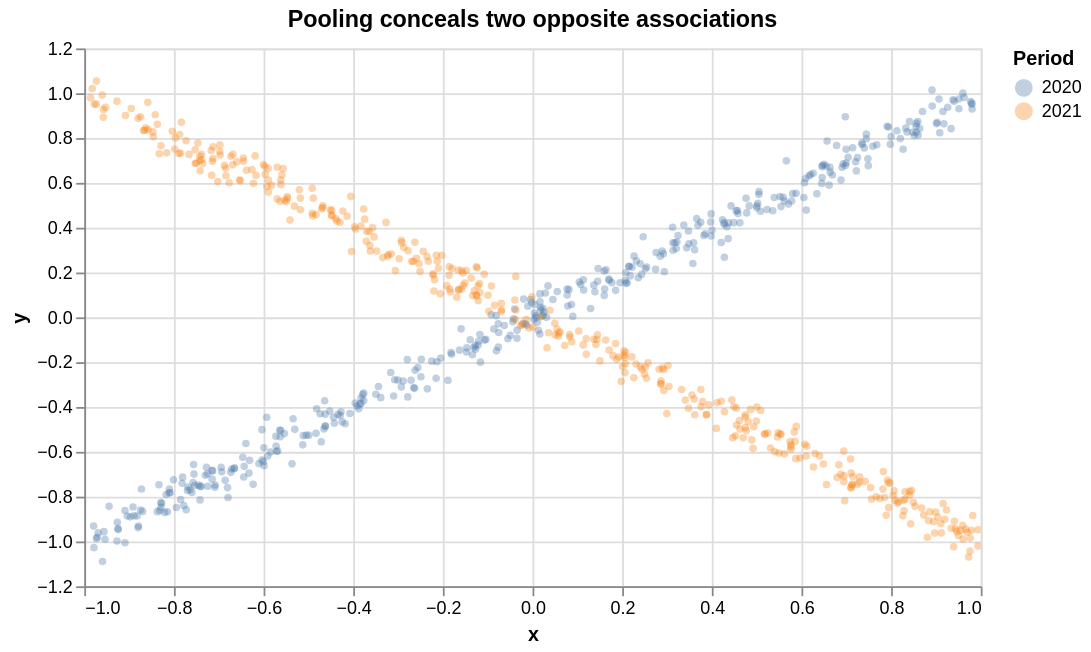

Notebook code for this chart:
### Code cell
import altair as alt
(alt.Chart(df).mark_circle(size=18, opacity=0.35)
 .encode(x="x:Q", y="y:Q", color=alt.Color("year:N", title="Period"),
         tooltip=["year:N", "x:Q", "y:Q"])
 .properties(title="Pooling conceals two opposite associations", width=500, height=300)
 .interactive())

### Figure 1 — Vega-Lite specification as saved in the notebook (floating-point values rounded to 4 significant figures; data arrays with more than 128 entries replaced by an {"elided": "..."} marker saying what was removed)
{"config": {"view": {"continuousWidth": 300, "continuousHeight": 300}}, "data": {"name": "data-755d0ac572c7e113619be115382d248f"}, "mark": {"type": "circle", "opacity": 0.35, "size": 18}, "encoding": {"color": {"field": "year", "title": "Period", "type": "nominal"}, "tooltip": [{"field": "year", "type": "nominal"}, {"field": "x", "type": "quantitative"}, {"field": "y", "type": "quantitative"}], "x": {"field": "x", "type": "quantitative"}, "y": {"field": "y", "type": "quantitative"}}, "height": 300, "params": [{"name": "param_1e9efca18e7a2868", "select": {"type": "interval", "encodings": ["x", "y"]}, "bind": "scales"}], "title": "Pooling conceals two opposite associations", "width": 500, "$schema": "https://vega.github.io/schema/vega-lite/v6.4.1.json", "datasets": {"data-755d0ac572c7e113619be115382d248f": {"elided": "800 records"}}}
